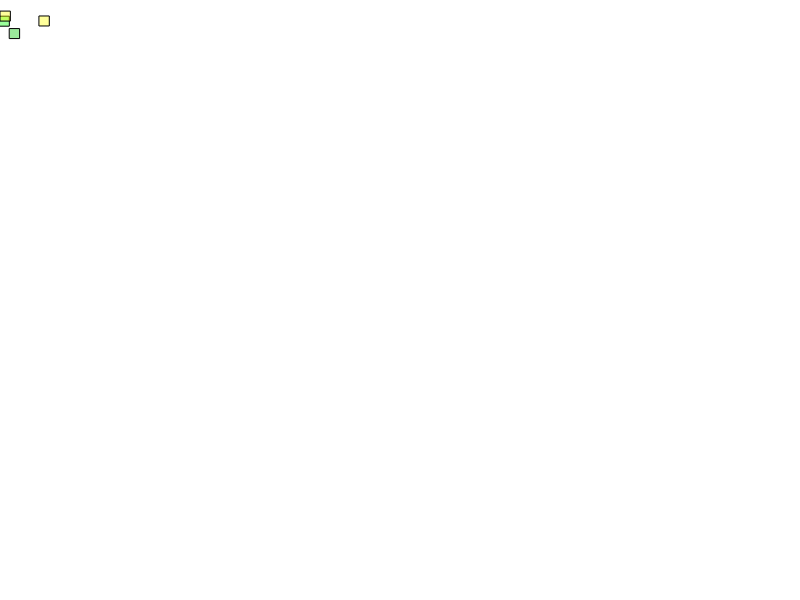
Frame 1 (no input)
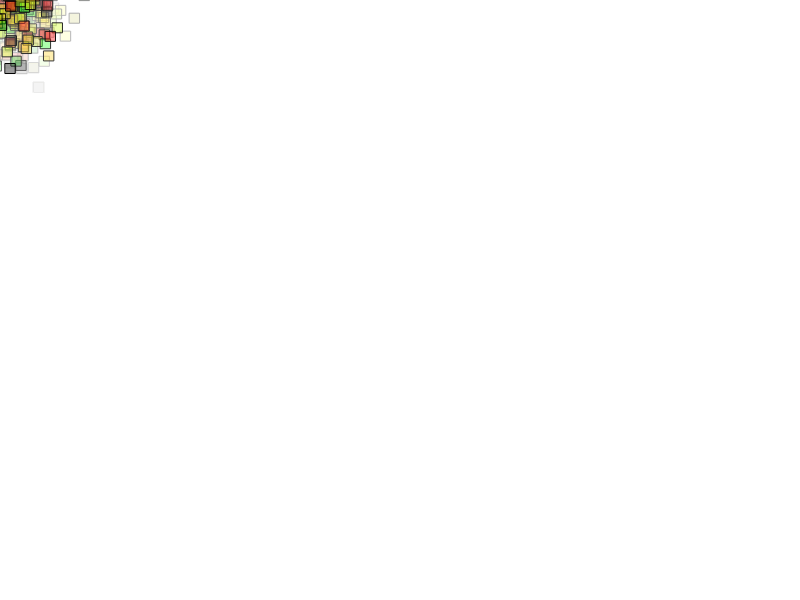
Frame 60 (no input)
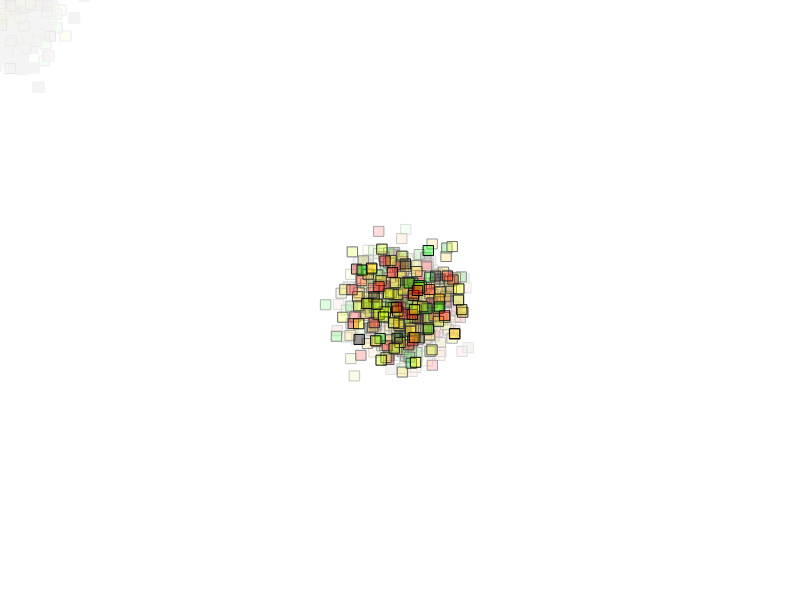
Frame 120 (the mouse pressed at the canvas centre since frame 60)

The p5.js sketch that drew these frames (run headless with seeded random() and noise() and a simulated clock; from frame 60 on, the mouse is pressed at the canvas centre):

// p5.js sketch
// ── sketch.js
var x = 0;
var y = 0;

var r = 0;
var g = 0;
var b = 0;

var redincrementer = 200;
var greenincrementer = 200;
var sprayrange = 100;

function setup() {
  createCanvas(800, 600);
  background(255); // one number 0-255 is dark to light
}

function draw() {

  background(255, 10); // luminosity and alpha
  
  var counter = 0;
  
  // fill up the whole screen every time:
  for(r = 0;r<width;r=r+redincrementer)
  {
    for(g = 0;g<height;g=g+greenincrementer)
    {
      fill(r, g, 0, 100); // red and green and 0 for blue
      stroke(0, 0, b) // just blue
      rectMode(CORNER);
      x = (random(-sprayrange, sprayrange)+random(-sprayrange, sprayrange)+random(-sprayrange, sprayrange)+random(-sprayrange, sprayrange)+random(-sprayrange, sprayrange)) / 5;
      y = (random(-sprayrange, sprayrange)+random(-sprayrange, sprayrange)+random(-sprayrange, sprayrange)+random(-sprayrange, sprayrange)+random(-sprayrange, sprayrange)) / 5;
      rect(mouseX+x, mouseY+y, 10, 10); // square
      counter = counter + 1;
    }
  }
  

}
